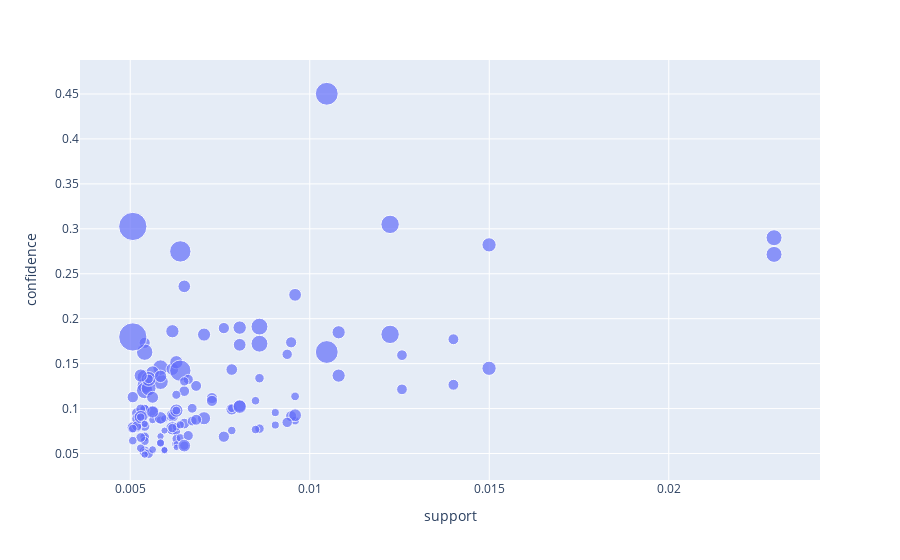

Notebook cell for this chart:
### Code cell
# %pip install plotly

rules['antecedents'] = rules['antecedents'].apply(list)
rules['consequents'] = rules['consequents'].apply(list)

import plotly.express as px
# install plotly: pip install plotly
# install nbformat: pip install nbformat
fig = px.scatter(rules, x='support', y='confidence', size='lift', 
                 hover_data=['antecedents', 'consequents'])
fig.show()

### Figure 1 — Plotly figure (JSON) as saved in the notebook; plotly's stock layout.template omitted (floating-point values rounded to 4 significant figures; data arrays with more than 128 entries replaced by an {"elided": "..."} marker saying what was removed)
{"data": [{"customdata": {"elided": "130x2x1 str values"}, "hovertemplate": "support=%{x}<br>confidence=%{y}<br>lift=%{marker.size}<br>antecedents=%{customdata[0]}<br>consequents=%{customdata[1]}<extra></extra>", "legendgroup": "", "marker": {"color": "#636efa", "size": {"elided": "130 float values"}, "sizemode": "area", "sizeref": 0.02681, "symbol": "circle"}, "mode": "markers", "name": "", "orientation": "v", "showlegend": false, "type": "scatter", "x": {"elided": "130 float values"}, "xaxis": "x", "y": {"elided": "130 float values"}, "yaxis": "y"}], "layout": {"legend": {"itemsizing": "constant", "tracegroupgap": 0}, "margin": {"t": 60}, "xaxis": {"anchor": "y", "domain": [0, 1], "title": {"text": "support"}}, "yaxis": {"anchor": "x", "domain": [0, 1], "title": {"text": "confidence"}}}}
